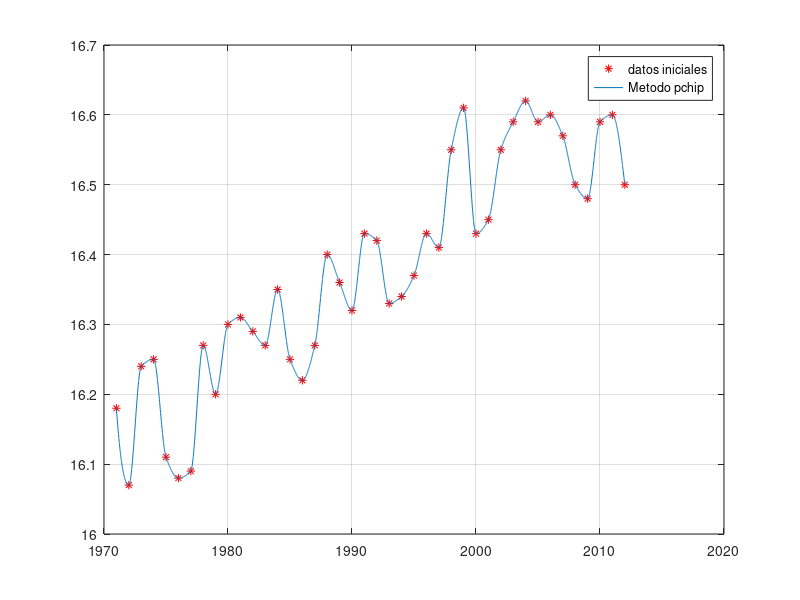
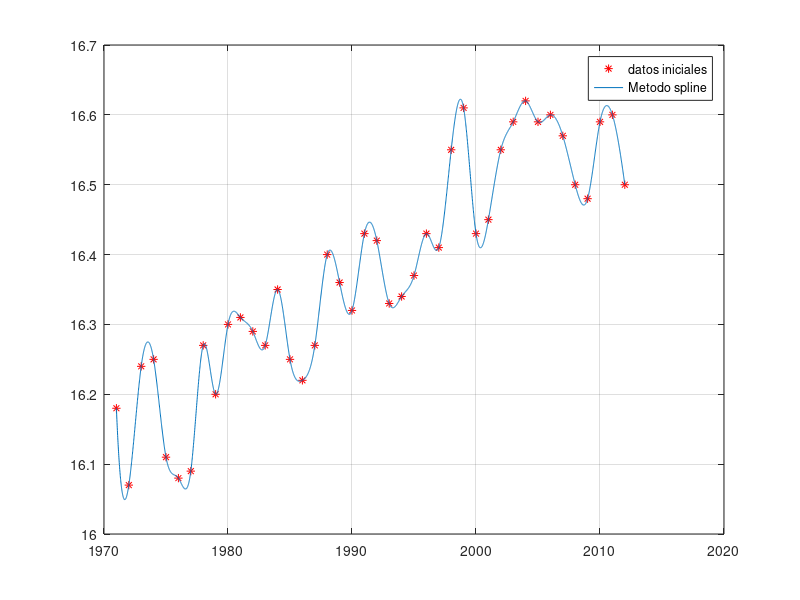
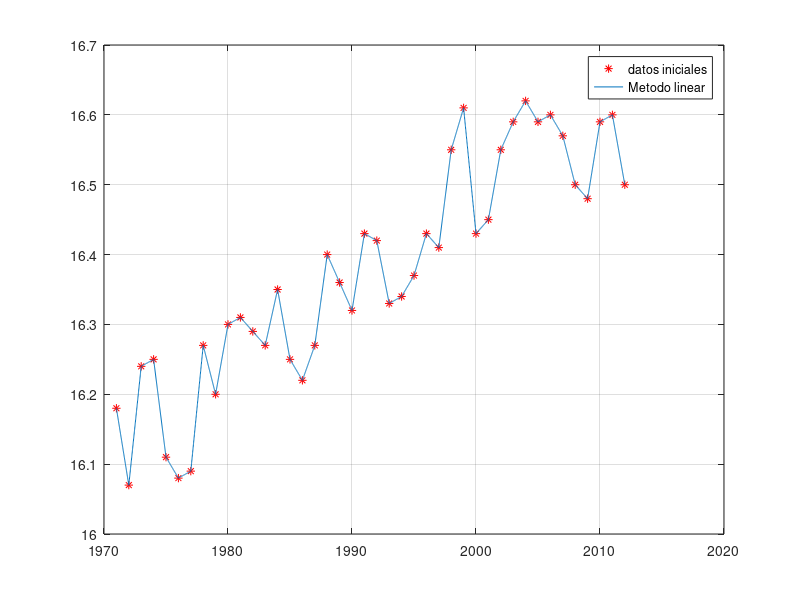
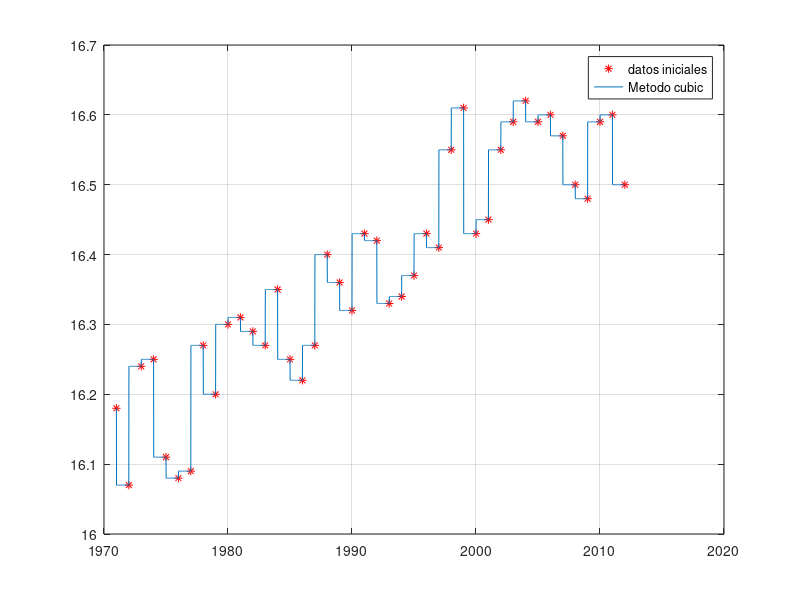

Recreate these plots in MATLAB, in order. (Note: this script raises an error after producing the figures.)
%% limpieza variable
clc
clear
%% genera los vectories 
ANNOS = [1971 1972 1973 1974 1975 1976 1977 1978 1979 1980 1981 1982 1983 1984 1985 1986 1987 1988 1989 1990 1991 1992 1993 1994 1995 1996 1997 1998 1999 2000 2001 2002 2003 2004 2005 2006 2007 2008 2009 2010 2011 2012]';
TEMPERATURA = [16.18 16.07 16.24 16.25 16.11 16.08 16.09 16.27 16.20 16.30 16.31 16.29 16.27 16.35 16.25 16.22 16.27 16.40 16.36 16.32 16.43 16.42 16.33 16.34 16.37 16.43 16.41 16.55 16.61 16.43 16.45 16.55 16.59 16.62 16.59 16.60 16.57 16.50 16.48 16.59 16.60 16.50]';
x = 1971:0.01:2012;
%% algoritmo pchip
figure
y = interp1(ANNOS,TEMPERATURA,x,'pchip');
plot(ANNOS,TEMPERATURA,'r*',x,y), grid on,legend('datos iniciales', 'Metodo pchip');
%% algoritmo spline
figure
y1 = interp1(ANNOS,TEMPERATURA,x,'spline');
plot(ANNOS,TEMPERATURA,'r*',x,y1), grid on,legend('datos iniciales', 'Metodo spline');
%% algoritmo linear
figure
y2 = interp1(ANNOS,TEMPERATURA,x,'linear');
plot(ANNOS,TEMPERATURA,'r*',x,y2), grid on,legend('datos iniciales', 'Metodo linear');
%% algoritmo cubic
figure
y3 = interp1(ANNOS,TEMPERATURA,x,'next');
plot(ANNOS,TEMPERATURA,'r*',x,y3), grid on,legend('datos iniciales', 'Metodo cubic');
%% Comparacion metodos
tabla = table(ANNOS,TEMPERATURA)
figure
hold on
plot(ANNOS,TEMPERATURA,'r*',x,y, 'g'), grid on,legend('datos iniciales', 'Metodo pchip');
plot(ANNOS,TEMPERATURA,'r*',x,y1, 'k'), grid on,legend('datos iniciales', 'Metodo spline');
plot(ANNOS,TEMPERATURA,'r*',x,y2, 'b'), grid on,legend('datos iniciales', 'Metodo linear');
plot(ANNOS,TEMPERATURA,'r*',x,y3, 'r'), grid on,legend('datos iniciales', 'Metodo cubic');
hold off

R = polyfit(ANNOS,TEMPERATURA,5);
num = 1971;
RE = polyval(R, num)




